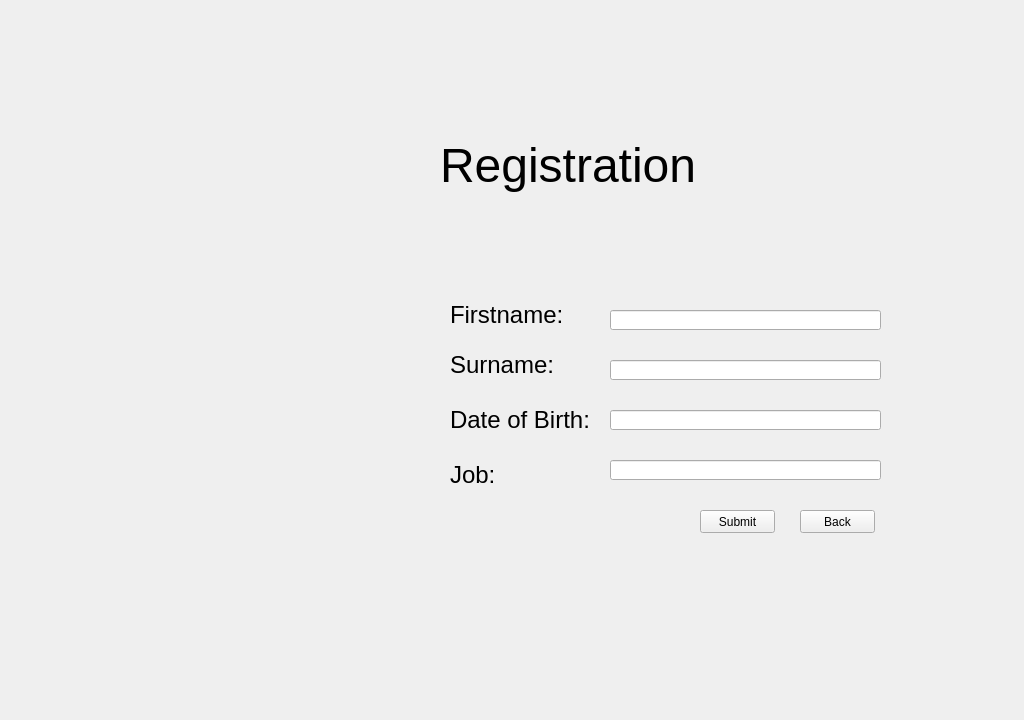
<?xml version="1.0" encoding="UTF-8"?>
<ui version="4.0">
 <class>Form</class>
 <widget class="QWidget" name="Form">
  <property name="geometry">
   <rect>
    <x>0</x>
    <y>0</y>
    <width>1024</width>
    <height>720</height>
   </rect>
  </property>
  <property name="minimumSize">
   <size>
    <width>1024</width>
    <height>720</height>
   </size>
  </property>
  <property name="windowTitle">
   <string>Form</string>
  </property>
  <widget class="QLabel" name="label">
   <property name="geometry">
    <rect>
     <x>440</x>
     <y>120</y>
     <width>321</width>
     <height>91</height>
    </rect>
   </property>
   <property name="text">
    <string>&lt;html&gt;&lt;head/&gt;&lt;body&gt;&lt;p&gt;&lt;span style=&quot; font-size:36pt;&quot;&gt;Registration&lt;/span&gt;&lt;/p&gt;&lt;/body&gt;&lt;/html&gt;</string>
   </property>
  </widget>
  <widget class="QPushButton" name="back_button">
   <property name="geometry">
    <rect>
     <x>800</x>
     <y>510</y>
     <width>75</width>
     <height>23</height>
    </rect>
   </property>
   <property name="text">
    <string>Back</string>
   </property>
  </widget>
  <widget class="QLabel" name="label_3">
   <property name="geometry">
    <rect>
     <x>450</x>
     <y>350</y>
     <width>121</width>
     <height>31</height>
    </rect>
   </property>
   <property name="text">
    <string>&lt;html&gt;&lt;head/&gt;&lt;body&gt;&lt;p&gt;&lt;span style=&quot; font-size:18pt;&quot;&gt;Surname:&lt;/span&gt;&lt;/p&gt;&lt;/body&gt;&lt;/html&gt;</string>
   </property>
  </widget>
  <widget class="QLineEdit" name="lineEdit_surname">
   <property name="geometry">
    <rect>
     <x>610</x>
     <y>360</y>
     <width>271</width>
     <height>20</height>
    </rect>
   </property>
  </widget>
  <widget class="QLineEdit" name="lineEdit_firstname">
   <property name="geometry">
    <rect>
     <x>610</x>
     <y>310</y>
     <width>271</width>
     <height>20</height>
    </rect>
   </property>
  </widget>
  <widget class="QLineEdit" name="lineEdit_job">
   <property name="geometry">
    <rect>
     <x>610</x>
     <y>460</y>
     <width>271</width>
     <height>20</height>
    </rect>
   </property>
  </widget>
  <widget class="QLineEdit" name="lineEdit_birthday">
   <property name="geometry">
    <rect>
     <x>610</x>
     <y>410</y>
     <width>271</width>
     <height>20</height>
    </rect>
   </property>
  </widget>
  <widget class="QLabel" name="label_4">
   <property name="geometry">
    <rect>
     <x>450</x>
     <y>400</y>
     <width>191</width>
     <height>41</height>
    </rect>
   </property>
   <property name="text">
    <string>&lt;html&gt;&lt;head/&gt;&lt;body&gt;&lt;p&gt;&lt;span style=&quot; font-size:18pt;&quot;&gt;Date of Birth:&lt;/span&gt;&lt;/p&gt;&lt;/body&gt;&lt;/html&gt;</string>
   </property>
  </widget>
  <widget class="QLabel" name="label_2">
   <property name="geometry">
    <rect>
     <x>450</x>
     <y>300</y>
     <width>111</width>
     <height>31</height>
    </rect>
   </property>
   <property name="text">
    <string>&lt;html&gt;&lt;head/&gt;&lt;body&gt;&lt;p&gt;&lt;span style=&quot; font-size:18pt;&quot;&gt;Firstname:&lt;/span&gt;&lt;/p&gt;&lt;/body&gt;&lt;/html&gt;</string>
   </property>
  </widget>
  <widget class="QLabel" name="label_5">
   <property name="geometry">
    <rect>
     <x>450</x>
     <y>460</y>
     <width>141</width>
     <height>31</height>
    </rect>
   </property>
   <property name="text">
    <string>&lt;html&gt;&lt;head/&gt;&lt;body&gt;&lt;p&gt;&lt;span style=&quot; font-size:18pt;&quot;&gt;Job:&lt;/span&gt;&lt;/p&gt;&lt;/body&gt;&lt;/html&gt;</string>
   </property>
  </widget>
  <widget class="QPushButton" name="submit_button">
   <property name="geometry">
    <rect>
     <x>700</x>
     <y>510</y>
     <width>75</width>
     <height>23</height>
    </rect>
   </property>
   <property name="text">
    <string>Submit</string>
   </property>
  </widget>
 </widget>
 <resources/>
 <connections/>
</ui>
